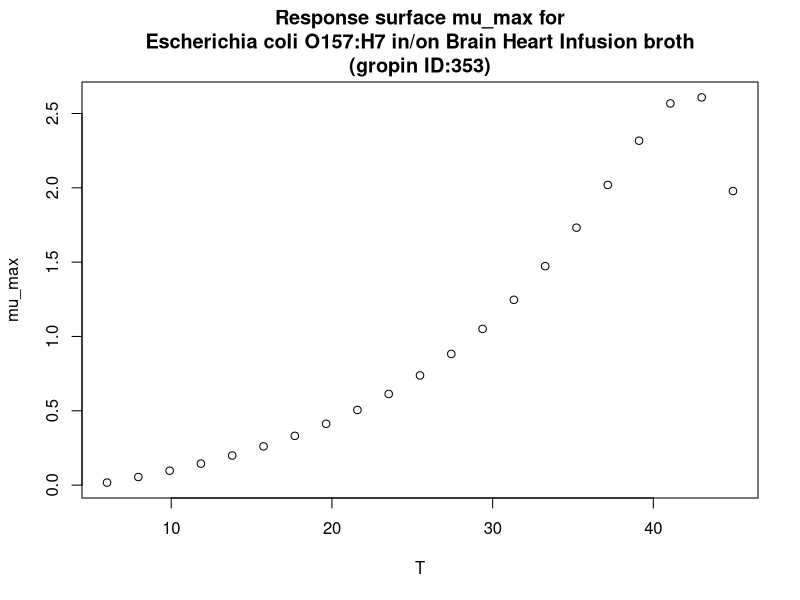

This chart was generated by the following R code:
#############################
# start of Parameter script
#############################
T <- seq(6.006,44.955044955045,length.out=21)
#############################
# end of Parameter script
#############################
############################# 
# start of Model script Gropin ID 353 
#############################
 
# constant coefficients for this model
 
variables <- data.frame(T)
argumentsPar <- expand.grid(variables)
 
# heart of the model
response_surface <- function(T) {
   mumax <-(-0.366+3.003*exp(-((log(2)/(log(0.296)^2))*log((((T-42.330)*((0.296^2)-1))/(15.653*0.296))+1)^2)))

return(mumax=mumax)
} 

# output parameters
mumax <- cbind(argumentsPar,response_surface(argumentsPar['T']))
colnames(mumax) <- c(colnames(argumentsPar),'mumax')
#############################
# End of Model script
#############################
############################# 
# start of Visualisation script Gropin ID 353 
#############################
plot(T,mumax$mumax,
                          xlab='T',
                          ylab='mu_max',main='Response surface mu_max for
Escherichia coli O157:H7 in/on Brain Heart Infusion broth
(gropin ID:353)')
#############################
# End of Visualisation script
#############################
